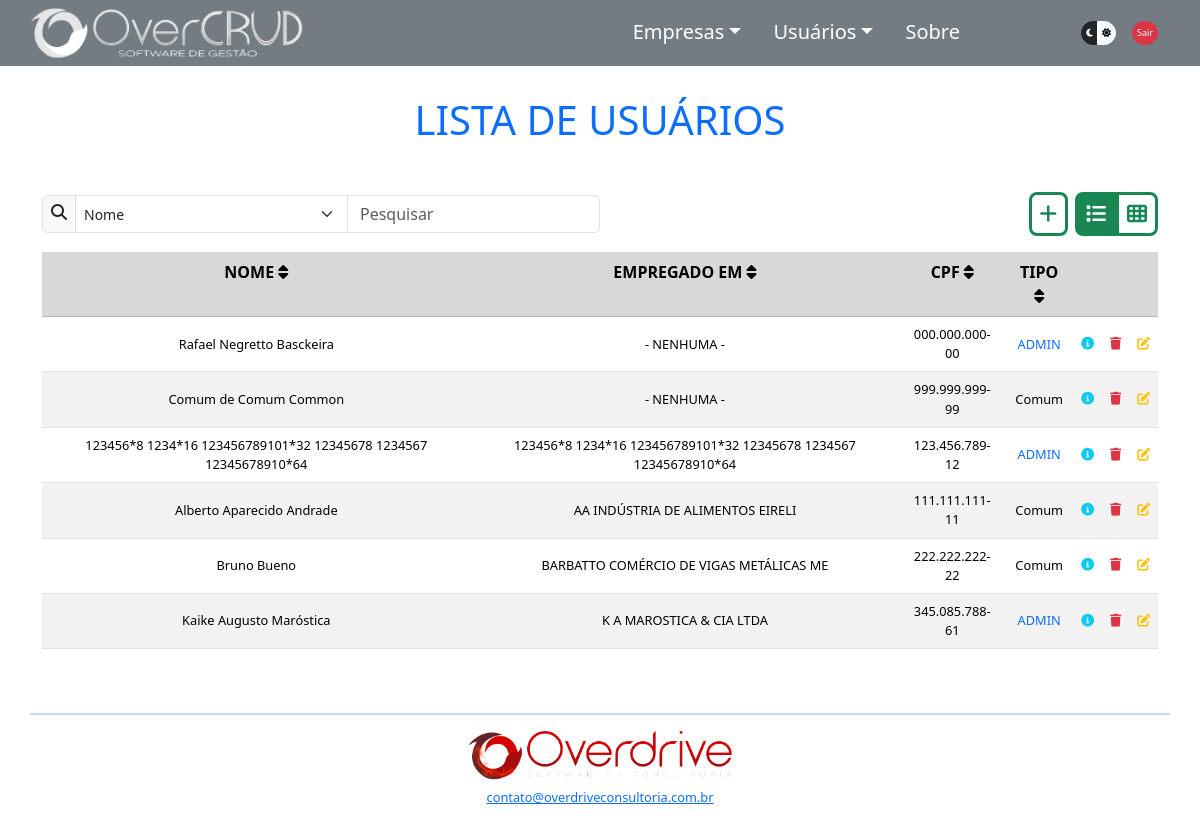
The page /usulista.php (signed in) on the database its author committed.
### tables this page shows
CREATE TABLE `usuarios` (
  `idusuario` int(11) NOT NULL AUTO_INCREMENT,
  `nome` varchar(64) DEFAULT NULL,
  `telefone` varchar(15) DEFAULT NULL,
  `cpf` varchar(14) DEFAULT NULL,
  `password` varchar(64) NOT NULL,
  `cnh` varchar(11) DEFAULT NULL,
  `carro` varchar(32) DEFAULT NULL,
  `tipo` tinyint(1) DEFAULT 0,
  `status` tinyint(1) DEFAULT 0,
  `idempregadoem` int(11) DEFAULT NULL,
  `idenderecousu` int(11) DEFAULT NULL,
  PRIMARY KEY (`idusuario`),
  KEY `idempregadoem` (`idempregadoem`),
  KEY `usuarios_ibfk_2` (`idenderecousu`),
  CONSTRAINT `usuarios_ibfk_1` FOREIGN KEY (`idempregadoem`) REFERENCES `empresas` (`idempresa`),
  CONSTRAINT `usuarios_ibfk_2` FOREIGN KEY (`idenderecousu`) REFERENCES `enderecos` (`idendereco`)
);

CREATE TABLE `empresas` (
  `idempresa` int(11) NOT NULL AUTO_INCREMENT,
  `nome` varchar(64) DEFAULT NULL,
  `telefone` varchar(15) DEFAULT NULL,
  `cnpj` varchar(18) DEFAULT NULL,
  `fantasia` varchar(64) DEFAULT NULL,
  `responsavel` varchar(64) DEFAULT NULL,
  `idenderecoemp` int(11) DEFAULT NULL,
  PRIMARY KEY (`idempresa`),
  KEY `empresas_ibfk_1` (`idenderecoemp`),
  CONSTRAINT `empresas_ibfk_1` FOREIGN KEY (`idenderecoemp`) REFERENCES `enderecos` (`idendereco`)
);

### resources/listas.php (called while the page is built, shortened)
<?php
$root = $_SERVER["DOCUMENT_ROOT"];
require_once "$root/overcrud/resources/pathing.php";
require_once "$rootOvercrud/components/EmpresaDAO.php";
require_once "$rootOvercrud/components/UsuarioDAO.php";
$instanciaEmp = new Empresa();
$instanciaEmpDAO = new EmpresaDAO($instanciaEmp);
$listaEmp = $instanciaEmpDAO->listarEmpresas();
$instanciaUsu = new Usuario();
$instanciaUsuDAO = new UsuarioDAO($instanciaUsu);
$listaUsu = $instanciaUsuDAO->listarUsuarios();
$listaUsuAdmins = $instanciaUsuDAO->listarUsuariosAdm();
$listaUsuAtivos = $instanciaUsuDAO->listarUsuariosAtivos();

### components/ConexaoBD.php (called while the page is built, shortened)
<?php
class ConexaoBD
{
    public static function conectarBD()
    {
        $db_name = 'overcrud';
        $db_host = 'localhost';
        $db_user = 'root';
        $db_port = '3307';
        $db_password = '';
        $pdo = new PDO("mysql:dbname=$db_name;host=$db_host:$db_port", $db_user, $db_password);
        return $pdo;
    }
};

### components/UsuarioDAO.php (called while the page is built, shortened)
<?php
class UsuarioDAO
{
    public function listarUsuarios()
    {
        $sqlConsultaUsu = ConexaoBD::conectarBD()->query("SELECT * FROM usuarios");
        if ($sqlConsultaUsu->rowCount() > 0) {
            $listaUsu = $sqlConsultaUsu->fetchAll(PDO::FETCH_ASSOC);
            return $listaUsu;
        };
    }
    public function listarUsuariosAdm()
    {
        $sqlConsultaUsuAdmin = ConexaoBD::conectarBD()->query("SELECT * FROM usuarios WHERE tipo='1'");
        if ($sqlConsultaUsuAdmin->rowCount() > 0) {
            $listaUsuAdmins = $sqlConsultaUsuAdmin->fetchAll(PDO::FETCH_ASSOC);
            return $listaUsuAdmins;
        };
    }
    public function listarUsuariosAtivos()
    {
        $sqlConsultaUsuativos = ConexaoBD::conectarBD()->query("SELECT * FROM usuarios WHERE status='1'");
        if ($sqlConsultaUsuativos->rowCount() > 0) {
            $listaUsuAtivos = $sqlConsultaUsuativos->fetchAll(PDO::FETCH_ASSOC);
            return $listaUsuAtivos;
        };
    }
};

### components/EmpresaDAO.php (called while the page is built, shortened)
<?php
class EmpresaDAO
{
    public function listarEmpresas()
    {
        $sqlConsultaEmp = ConexaoBD::conectarBD()->query("SELECT * FROM empresas");
        if ($sqlConsultaEmp->rowCount() > 0) {
            $listaEmp = $sqlConsultaEmp->fetchAll(PDO::FETCH_ASSOC);
            return $listaEmp;
        };
    }
}

### usulista.php (the view, shortened to what this page needs)
<?php
require_once "./resources/pathing.php";
require_once "$rootOvercrud/validations/session_validation.php";
require_once "$rootOvercrud/resources/listas.php";
?>
<!DOCTYPE html>
<html lang="pt-br" data-bs-theme="dark">
<?php
require_once "$rootOvercrud/partials/head.php";
?>
<body>
    <div class="container">
        <div class="row" id="navbartop">
            <?php
            require_once "$rootOvercrud/partials/navbartop.php";
            ?>
        </div>
        <div class="row d-flex mt-5" id="appBody">
            <h1 class="text-center text-primary display-6 my-5">LISTA DE USUÁRIOS</h1>
            <?php require_once "$rootOvercrud/partials/searchbar.php" ?>
            <div class="" id="mostrartabela">
                <table id="tabelausuarios" class="table table-striped">
                    <tr class="table-secondary text-center">
                        <th onclick="ordenar(0)" class="tableheader">NOME <i class="fa-solid fa-sort"></i></th>
                        <th onclick="ordenar(1)" class="tableheader">EMPREGADO EM <i class="fa-solid fa-sort"></i></th>
                        <th onclick="ordenar(2)" class="tableheader">CPF <i class="fa-solid fa-sort"></i></th>
                        <th onclick="ordenar(3)" class="tableheader">TIPO <i class="fa-solid fa-sort"></i></th>
                        <th> </th>
                        <th class="<?= $linksAdm ?>"> </th>
                        <th class="<?= $linksAdm ?>"> </th>
                    </tr>
                    <?php foreach ($listaUsu as $usuario): ?>
                    <tr>
                        <td id="tr_nome"><?= $usuario['nome']; ?></td>
                        <td id="tr_empregado">
                            <?php
                                for ($i = 0; $i < count($listaEmp); $i++) {
                                    if ($usuario['idempregadoem'] == $listaEmp[$i]['idempresa']) {
                                        echo $listaEmp[$i]['nome'];
                                    };
                                };
                                ?>
                        </td>
                        <td id="tr_doc"><?= $usuario['cpf']; ?></td>
                        <td>
                            <?php
                                if ($usuario['tipo'] == "1") {
                                    echo "<div class='text-primary'>ADMIN</div>";
                                } else {
                                    echo "Comum";
                                }
                                ?>
                        </td>
                        <td>
                            <a class="modalanchor" data-bs-toggle="modal"
                                data-bs-target="#usumodal<?= $usuario['idusuario'] ?>">
                                <i class="fa-solid fa-circle-info text-info px-0 py-2" title="Detalhes"></i>
                            </a>
                        </td>
                        <td class="<?= $linksAdm ?>">
                            <a data-bs-toggle='modal' data-bs-target='#usudeletemodal<?= $usuario['idusuario'] ?>'>
                                <i class="fa-solid fa-trash px-0 py-2 text-danger" title="Deletar" id="deleteicon"></i>
                            </a>
                        </td>
                        <td class="<?= $linksAdm ?>">
                            <a href="usueditar.php?idusuario=<?= $usuario['idusuario']; ?>">
                                <i class="fa-solid fa-pen-to-square px-0 py-2 text-warning" title="Editar"></i>
                            </a>
                        </td>
                    </tr>
                    <?php endforeach; ?>
                </table>
            </div>
        </div>
        <?php
        require_once "$rootOvercrud/partials/footer.php";
        ?>
    </div>
</body>
</html>

### css/style.css (style rules this page uses)
body { min-width: 320px; }
td { text-align: center; vertical-align: middle; font-size: 0.8rem; }
.tableheader { cursor: pointer; }
#deleteicon { cursor: pointer; }

### rows shown on the page
usuarios: nome "Rafael Negretto Basckeira", idempregadoem.nome "- NENHUMA -", cpf "000.000.000-00", tipo "ADMIN"
usuarios: nome "Comum de Comum Common", idempregadoem.nome "- NENHUMA -", cpf "999.999.999-99", tipo "Comum"
usuarios: nome "123456*8 1234*16 123456789101*32 12345678 1234567 12345678910*64", cpf "123.456.789-12", tipo "ADMIN"
empresas: nome "123456*8 1234*16 123456789101*32 12345678 1234567 12345678910*64"
usuarios: nome "Alberto Aparecido Andrade", cpf "111.111.111-11", tipo "Comum"
empresas: nome "AA INDÚSTRIA DE ALIMENTOS EIRELI"
usuarios: nome "Bruno Bueno", cpf "222.222.222-22", tipo "Comum"
empresas: nome "BARBATTO COMÉRCIO DE VIGAS METÁLICAS ME"
usuarios: nome "Kaike Augusto Maróstica", cpf "345.085.788-61", tipo "ADMIN"
empresas: nome "K A MAROSTICA & CIA LTDA"
